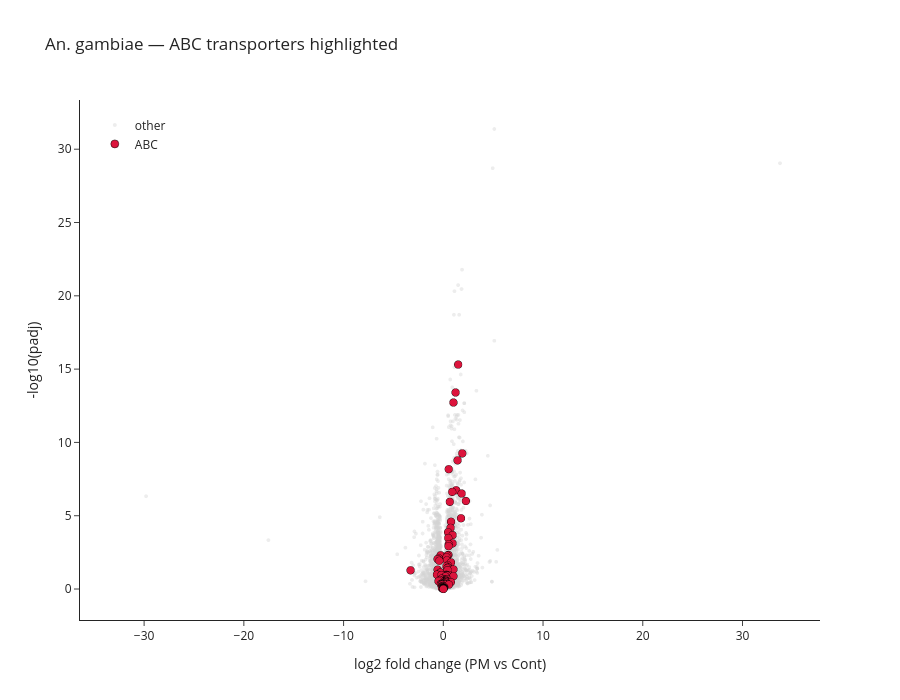

Notebook source saved alongside this figure:
### Code cell
# Interactive volcano plot — gambiae with ABCs highlighted
def volcano_highlight(de_df, highlight_df, title, family_label, out_stub, width=900, height=700):
    d = de_df.copy()
    d["neglog10padj"] = -np.log10(d["padj"].clip(lower=1e-300))
    d["highlight"] = d["GeneID"].isin(set(highlight_df["GeneID"]))
    d["label"] = np.where(d["GeneName"].isna(), d["GeneID"], d["GeneName"].astype(str))

    bg = d[~d["highlight"]]
    fg = d[d["highlight"]]

    fig = go.Figure()
    fig.add_trace(go.Scattergl(
        x=bg["log2FoldChange"], y=bg["neglog10padj"],
        mode="markers", name="other",
        marker=dict(size=4, color="lightgrey", opacity=0.4),
        hoverinfo="skip",
    ))
    fig.add_trace(go.Scattergl(
        x=fg["log2FoldChange"], y=fg["neglog10padj"],
        mode="markers", name=family_label,
        marker=dict(size=8, color="crimson", line=dict(color="black", width=0.5)),
        text=fg["label"],
        customdata=fg[["GeneID","padj"]].values,
        hovertemplate="<b>%{text}</b><br>GeneID: %{customdata[0]}<br>log2FC: %{x:.2f}<br>padj: %{customdata[1]:.2e}<extra></extra>",
    ))
    fig.add_hline(y=-np.log10(0.05), line_dash="dash", line_color="grey")
    fig.add_vline(x=0, line_dash="dot", line_color="grey")
    fig.update_layout(
        title=title, xaxis_title="log2 fold change (PM vs Cont)",
        yaxis_title="-log10(padj)", width=width, height=height,
        template="simple_white", legend=dict(x=0.02, y=0.98),
    )
    fig.write_html(f"figures_ms/{out_stub}.html")
    fig.write_image(f"figures_ms/{out_stub}.png", scale=2)
    return fig

fig_abc = volcano_highlight(gam, abc_gam_sorted, "An. gambiae — ABC transporters highlighted", "ABC", "b1_volcano_abc_gambiae")
fig_abc.show()

### Figure 1 — Plotly figure (JSON) as saved in the notebook; plotly's stock layout.template omitted (floating-point values rounded to 4 significant figures; data arrays with more than 128 entries replaced by an {"elided": "..."} marker saying what was removed)
{"data": [{"hoverinfo": "skip", "marker": {"color": "lightgrey", "opacity": 0.4, "size": 4}, "mode": "markers", "name": "other", "type": "scattergl", "x": {"elided": "13697 float values"}, "y": {"elided": "13697 float values"}}, {"customdata": {"elided": "99x2 mixed values"}, "hovertemplate": "<b>%{text}</b><br>GeneID: %{customdata[0]}<br>log2FC: %{x:.2f}<br>padj: %{customdata[1]:.2e}<extra></extra>", "marker": {"color": "crimson", "line": {"color": "black", "width": 0.5}, "size": 8}, "mode": "markers", "name": "ABC", "text": ["ABCG11", "ABCH1", "ABCG20", "ABCC9", "AGAP000390", "ABCH2", "AGAP027980", "ABCG10", "ABCA2", "ABCC11", "ABCG15", "ABCA5", "ABCB2", "ABCC2", "ABCD1", "ABCA1", "AGAP011271", "AGAP028128", "AGAP002858", "AGAP000721", "AGAP000523", "ABCB5", "ABCC1", "ABCC14", "ABCG14", "st", "ABCB1", "Ca-P60A", "AGAP001588", "AGAP005134", "ABCG8", "AGAP007966", "AGAP008184", "AGAP008539", "ABCG13", "VATG", "ABCG6", "ABCG19", "Ift52", "AGAP007523", "AGAP001138", "ABCF3", "AGAP012081", "AGAP012106", "AGAP006879", "ABCA4", "AGAP003711", "AGAP004867", "ABCD2", "AGAP007841", "AGAP002644", "VATH", "AGAP011131", "AGAP009491", "ABCG17", "AGAP003599", "bw", "AGAP004616", "ABCA6", "ABCC12", "ABCB4", "ABCA3", "AGAP000260", "AGAP001432", "AGAP004238", "white", "ABCE1", "AGAP028729", "ABCF1", "AGAP012515", "AGAP028370", "AGAP009564", "Gr32", "AGAP012115", "ABCB3", "AGAP007791", "VATI", "AGAP008085", "AGAP005113", "ABCG2", "ABCH3", "AGAP000033", "ABCA7", "ABCC3", "VATF", "AGAP009595", "ASNA1", "AGAP028517", "AGAP006806", "ABCA8", "ABCC7", "ABCG4", "ABCC13", "ABCG16", "ABCF2", "AGAP012818", "AGAP005098", "ABCC15", "AGAP013199"], "type": "scattergl", "x": [1.492, 1.232, 1.014, 1.903, 1.433, 0.5421, 1.29, 0.8934, 1.838, 2.264, 0.653, 1.775, 0.7764, 0.726, 0.4798, 0.9315, 0.4982, 0.9273, 0.542, 0.5308, 0.5122, -0.2672, 0.4012, 0.3243, -0.4657, -0.5735, 0.3609, -0.4006, 0.7688, 0.447, 0.307, 0.475, 0.4014, 1.016, -0.5668, 0.4336, -3.28, -0.2942, -0.6384, 0.3065, 0.3993, -0.1856, 0.5789, 0.3419, 0.4051, 1.012, 0.2119, -0.1605, 0.134, 0.2716, 0.4189, 0.2306, 0.2544, 0.28, -0.338, 0.2678, -0.4829, 0.2633, 0.7563, 0.1376, 0.1163, 0.3071, 0.2262, -0.1624, 0.1466, -0.2407, -0.06349, -0.242, 0.1108, 0.2254, -0.1378, 0.1545, 0.5586, -0.1442, -0.09109, -0.0975, -0.05977, 0.0403, 0.09948, -0.1467, -0.1133, 0.07796, -0.05276, 0.04569, 0.04115, -0.04355, 0.04157, -0.1341, -0.03799, -0.04094, -0.0346, -0.03571, 0.03796, 0.006995, -0.001681, 0.00533, 0.0, NaN, -0.08937], "y": [15.31, 13.4, 12.72, 9.253, 8.78, 8.173, 6.739, 6.627, 6.513, 6.005, 5.946, 4.826, 4.59, 4.176, 3.877, 3.68, 3.481, 3.115, 3.057, 2.923, 2.328, 2.303, 2.281, 2.165, 2.1, 2.042, 1.953, 1.927, 1.814, 1.613, 1.546, 1.462, 1.411, 1.338, 1.319, 1.289, 1.278, 1.123, 0.983, 0.9723, 0.9566, 0.9564, 0.9445, 0.9287, 0.9068, 0.8753, 0.8583, 0.71, 0.6691, 0.648, 0.6444, 0.5984, 0.5977, 0.5966, 0.5845, 0.5491, 0.5347, 0.5247, 0.4683, 0.4601, 0.443, 0.4391, 0.4276, 0.3755, 0.3661, 0.3508, 0.3475, 0.3238, 0.3165, 0.316, 0.3068, 0.3058, 0.3003, 0.287, 0.2153, 0.1636, 0.137, 0.1282, 0.1248, 0.1225, 0.08586, 0.083, 0.07334, 0.06059, 0.06032, 0.05388, 0.05155, 0.0507, 0.04776, 0.04723, 0.03376, 0.03209, 0.02824, 0.005808, 0.002184, 0.00161, NaN, NaN, NaN]}], "layout": {"height": 700, "legend": {"x": 0.02, "y": 0.98}, "shapes": [{"line": {"color": "grey", "dash": "dash"}, "type": "line", "x0": 0, "x1": 1, "xref": "x domain", "y0": 1.301, "y1": 1.301, "yref": "y"}, {"line": {"color": "grey", "dash": "dot"}, "type": "line", "x0": 0, "x1": 0, "xref": "x", "y0": 0, "y1": 1, "yref": "y domain"}], "title": {"text": "An. gambiae — ABC transporters highlighted"}, "width": 900, "xaxis": {"title": {"text": "log2 fold change (PM vs Cont)"}}, "yaxis": {"title": {"text": "-log10(padj)"}}}}
